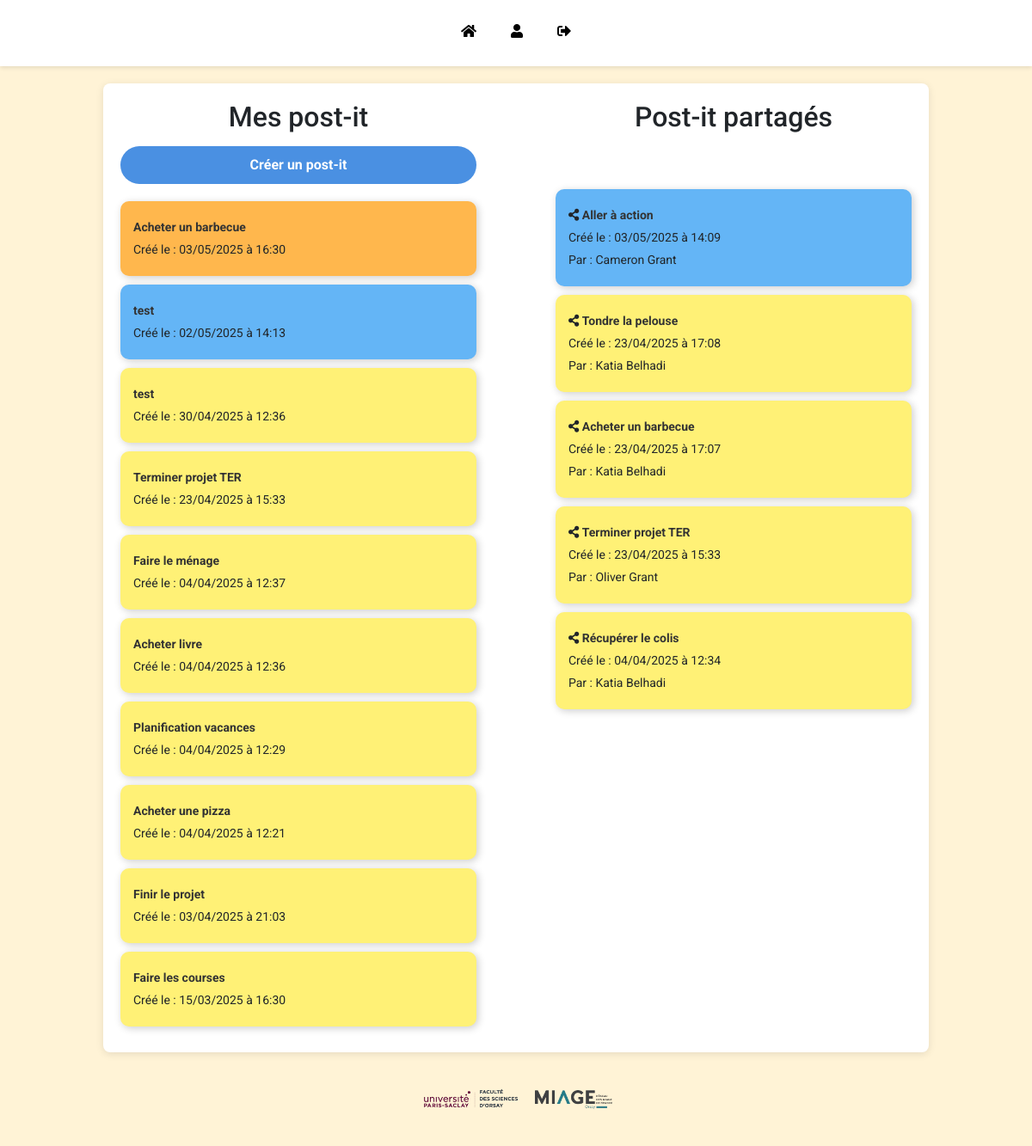
The app's page /index.php (signed in) with its own data.
### tables this page shows
CREATE TABLE IF NOT EXISTS `post_it` (
  `id_post_it` int(11) NOT NULL AUTO_INCREMENT,
  `id_proprietaire` int(11) NOT NULL,
  `titre` varchar(150) NOT NULL,
  `contenu` varchar(250) NOT NULL,
  `date_creation` datetime NOT NULL,
  `date_modification` datetime DEFAULT NULL,
  `couleur` enum('orange','rouge','vert','bleu','jaune','rose') DEFAULT 'jaune',
  PRIMARY KEY (`id_post_it`),
  KEY `fk_post_it_utilisateur` (`id_proprietaire`)
);

CREATE TABLE IF NOT EXISTS `utilisateur` (
  `id_utilisateur` int(11) NOT NULL AUTO_INCREMENT,
  `email` varchar(255) NOT NULL,
  `password` varchar(255) NOT NULL,
  `nom` varchar(255) NOT NULL,
  `prenom` varchar(255) NOT NULL,
  `pseudo` varchar(255) DEFAULT NULL,
  `date_naiss` date DEFAULT NULL,
  PRIMARY KEY (`id_utilisateur`),
  UNIQUE KEY `email` (`email`)
);

### functions.php (called while the page is built, shortened)
<?php
function ConnexionDB(){
    $bdd = new PDO('mysql:host=127.0.0.1;dbname=app_post_it;charset=utf8', 'root', '');
    return $bdd;
}
function SelectPostitPersonnel($idUtilisateur){
    $bdd = ConnexionDB();
    $infoPostitPerso = $bdd->prepare("SELECT id_post_it,titre,date_creation,date_modification,couleur FROM post_it where id_proprietaire = ? ORDER BY date_creation desc");
    $infoPostitPerso->execute(array($idUtilisateur));
    return $infoPostitPerso->fetchAll(PDO::FETCH_ASSOC);
}
function SelectPostitPartage($idUtilisateur){
    $bdd = ConnexionDB();
    $infoPostitPartage = $bdd->prepare("SELECT post_it.id_post_it,titre,date_creation,date_modification,nom, prenom, couleur FROM post_it join post_it_partage on post_it.id_post_it = post_it_partage.id_post_it join utilisateur on post_it.id_proprietaire = utilisateur.id_utilisateur where id_user_partage = ? ORDER BY date_creation desc");
    $infoPostitPartage->execute(array($idUtilisateur));
    return $infoPostitPartage->fetchAll(PDO::FETCH_ASSOC);
}
?>

### index.php (the view, shortened to what this page needs)
<?php
require_once("functions.php");
if (!isset($_SESSION['idUser'])) {
    header("Location: connexion/connexion.php");
    exit();
} else {
    $idUtilisateur = $_SESSION['idUser'];
    $infoPostitPerso = SelectPostitPersonnel($idUtilisateur);
    $infoPostitPartage = SelectPostitPartage($idUtilisateur);
}
$couleursHex = [
    'jaune' => '#FFF176',
    'orange' => '#FFB74D',
    'rouge'  => '#EF5350',
    'vert'   => '#81C784',
    'bleu'   => '#64B5F6',
    'rose'   => '#F48FB1',
];
?>
<!DOCTYPE html>
<html lang="fr">
<head>
    <link href="https://cdn.jsdelivr.net/npm/bootstrap@5.1.3/dist/css/bootstrap.min.css" rel="stylesheet">
    <link rel="stylesheet" href="https://cdnjs.cloudflare.com/ajax/libs/font-awesome/5.15.4/css/all.min.css">
    <link rel="stylesheet" href="styles.css">
</head>
<body>
    <div class="navbar">
        <a href="index.php" title="Accueil"><i class="fas fa-home"></i></a>
        <a href="index.php?account=true" title="Mon compte"><i class="fas fa-user"></i></a>
        <a href="connexion/deconnexion.php" title="Déconnexion"><i class="fas fa-sign-out-alt"></i></a>
    </div>
    <?php if (!isset($_GET['account'])){ ?>
    <div class="content">
        <div class="postit-container">
            <h2>Mes post-it</h2>
            <a href="creation_edition/create_postit.php" class="btn-create">Créer un post-it</a>
            <?php foreach ($infoPostitPerso as $postit) {
                $couleur = $postit['couleur'];
                if (isset($couleursHex[$couleur])) {
                    $backgroundColor = $couleursHex[$couleur];
                } else {
                    $backgroundColor = '#FFF176';
                }
            ?>
                <div class="postit-list" style="background-color: <?= $backgroundColor ?>;">
                    <p><a href="visualisation_postit/visualisation_postit.php?id=<?= $postit['id_post_it'] ?>">
                        <?= htmlspecialchars($postit['titre']) ?></a>
                    </p>
                    <p>Créé le : <?= date('d/m/Y à H:i' , strtotime($postit['date_creation'])) ?></p>
                </div>
            <?php } ?>
        </div>
        <div class="postit-container">
            <h2 style="margin-bottom: 65px;">Post-it partagés</h2>
            <?php foreach ($infoPostitPartage as $postit) {
                $couleur = $postit['couleur'];
                if (isset($couleursHex[$couleur])) {
                    $backgroundColor = $couleursHex[$couleur];
                } else {
                    $backgroundColor = '#FFF176';
                }
            ?>
                <div class="postit-list" style="background-color: <?= $backgroundColor ?>;">
                    <p>
                        <i class="fas fa-share-alt" title="Post-it partagé"></i>
                        <a href="visualisation_postit/visualisation_postit.php?id=<?= $postit['id_post_it'] ?>">
                        <?= htmlspecialchars($postit['titre']) ?></a>
                    </p>
                    <p>Créé le : <?= date('d/m/Y à H:i', strtotime($postit['date_creation'])) ?></p>
                    <p>Par : <?= $postit['prenom'] ?> <?= $postit['nom'] ?></p>
                </div>
            <?php } ?>
        </div>
    </div>
    <?php } ?>
     <center>
        <img style="width: 130px;padding-bottom: 40px;padding-top: 40px;" src="img/logo_upsaclay.png" alt="Logo">
        <img style="width: 90px;" src="img/logo_miage.png" alt="Logo">
    </center>
</body>
</html>

### styles.css (style rules this page uses)
* { margin: 0; padding: 0; box-sizing: border-box; font-family: 'Roboto', sans-serif; }
body { display: flex; flex-direction: column; align-items: center; height: 100vh; background-color: #FFF3D6; }
.navbar { display: flex; justify-content: center; flex-wrap: wrap; width: 100%; background: white; padding: 10px 0; margin-bottom: 20px; box-shadow: 0 2px 5px rgba(0, 0, 0, 0.1); }
.navbar a { text-decoration: none; color: black; padding: 10px 15px; margin: 5px; font-size: 16px; font-weight: bold; border-bottom: 3px solid transparent; transition: border-color 0.2s; }
.content { display: flex; justify-content: space-between; width: 80%; padding: 20px; background: white; box-shadow: 0 2px 10px rgba(0, 0, 0, 0.1); border-radius: 8px; }
.postit-container { width: 45%; display: flex; flex-direction: column; }
.postit-list { padding: 15px; margin-bottom: 10px; border-radius: 10px; box-shadow: 2px 2px 10px rgba(0, 0, 0, 0.2); }
.postit-list a { text-decoration: none; font-weight: bold; color: #333; }
.postit-list p { margin: 5px 0; font-size: 14px; }
.btn-create { background-color: #4A90E2; color: white; border: none; padding: 10px 25px; margin-bottom: 20px; border-radius: 25px; font-weight: bold; text-decoration: none; transition: background-color 0.3s ease; display: inline-block; text-align: center; width: 100%; }
h2 { text-align: center; margin-bottom: 15px; }

### records on screen
post_it: titre "Acheter un barbecue", date_creation "03/05/2025 à 16:30"
post_it: titre "test", date_creation "02/05/2025 à 14:13"
post_it: titre "test", date_creation "30/04/2025 à 12:36"
post_it: titre "Terminer projet TER", date_creation "23/04/2025 à 15:33", utilisateur.prenom "Oliver", utilisateur.nom "Grant"
post_it: titre "Faire le ménage", date_creation "04/04/2025 à 12:37"
post_it: titre "Acheter livre", date_creation "04/04/2025 à 12:36"
post_it: titre "Planification vacances", date_creation "04/04/2025 à 12:29"
post_it: titre "Acheter une pizza", date_creation "04/04/2025 à 12:21"
post_it: titre "Finir le projet", date_creation "03/04/2025 à 21:03"
post_it: titre "Faire les courses", date_creation "15/03/2025 à 16:30"
post_it: titre "Aller à action", date_creation "03/05/2025 à 14:09", utilisateur.prenom "Cameron", utilisateur.nom "Grant"
post_it: titre "Tondre la pelouse", date_creation "23/04/2025 à 17:08", utilisateur.prenom "Katia", utilisateur.nom "Belhadi"
post_it: titre "Acheter un barbecue", date_creation "23/04/2025 à 17:07", utilisateur.prenom "Katia", utilisateur.nom "Belhadi"
post_it: titre "Récupérer le colis", date_creation "04/04/2025 à 12:34", utilisateur.prenom "Katia", utilisateur.nom "Belhadi"
